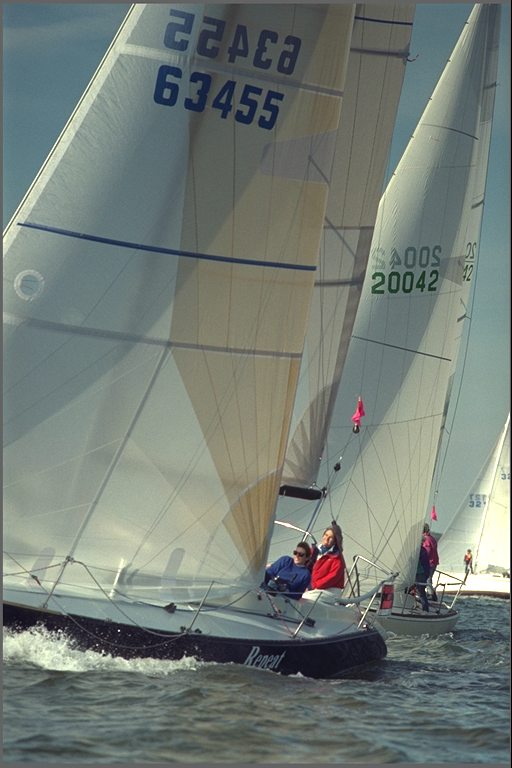
#> input picture images/boat.png, 512 x 768 px, given as the content of the folder Stego, which was not available
$ python attack.py
#> lines starting #> are read from the running program, lines starting #| are printed output that depends on the picture
### image_percent.py
"""HILL-based image capacity estimator (light version).

Replaces the GLCM texture-entropy score (Liao et al., 2021) with a score
derived from the same HILL cost map that the embedder uses.
"""
import numpy as np
from PIL import Image
from scipy import signal


# ----------------------------------------------------------------------
# HILL cost function (Li et al., 2014) -- moved here from main.py so the
# allocator and the embedder use exactly the same costs.
# ----------------------------------------------------------------------
def HILL(image: np.ndarray) -> np.ndarray:
    H = np.array([[-1,  2, -1],
                  [ 2, -4,  2],
                  [-1,  2, -1]], dtype=np.float64)
    L1 = np.ones((3, 3), dtype=np.float64) / (3 ** 2)
    L2 = np.ones((15, 15), dtype=np.float64) / (15 ** 2)

    image = image.astype(np.float64)
    costs = np.abs(signal.convolve2d(image, H, mode="same"))
    costs = signal.convolve2d(costs, L1, mode="same")
    costs = 1.0 / np.maximum(costs, 1e-5)
    costs = signal.convolve2d(costs, L2, mode="same")
    return costs.astype(np.float64)


# [13 lines left out: function payload_bits, not called in this run]


class HillCapacityCalculator:
    """Same interface and output keys as ImageCapacityCalculator."""

    # [52 lines left out: functions __init__, _calibrate_lambda, calculate_image_capacities, not called in this run]

### attack.py
"""Steganalysis module for HILL + STC grayscale stego images.

Implemented attacks only:
  Blind attacks: Chi-Square, RS, Weighted Steganographic, and LSB statistical tests.
  Known-cover attacks: Block-Structure, Change-Map FFT, and HILL Selection-Channel analysis.

Example:
    python attack.py --stego Stego --cover images --out steganalysis_res

Known-cover images must match stego names: stego_<base>.png -> <base>.<ext>.
"""
import argparse
import csv
import glob
import json
import os

import numpy as np
from PIL import Image
from scipy import stats
from scipy.ndimage import uniform_filter
from scipy.signal import convolve2d

from image_percent import HILL

# Heuristic flag thresholds (indicators only; not proof of successful detection).
CHI_P_FLAG = 0.95
RS_P_FLAG = 0.05
WS_P_FLAG = 0.05
LSB_P_FLAG = 0.01
AUC_FLAG = 0.60
FFT_P_FLAG = 0.01
BLOCK_P_FLAG = 0.01

DEFAULT_PERMUTATIONS = 200
DEFAULT_BLOCK_SIZES = (8, 16, 32, 64)


def load_gray(path):
#> called with path = '_only/boat.png'
    return np.array(Image.open(path).convert("L"), dtype=np.uint8)
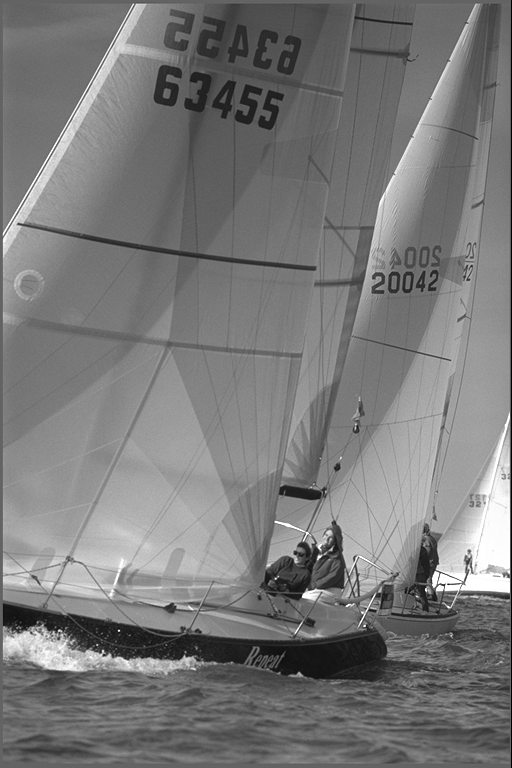
#> returned value: shape (768, 512); min 0, max 255, mean 121.3


def chi_square_attack(x):
    """Westfeld-Pfitzmann chi-square test on pairs (2k, 2k+1)."""
    h = np.bincount(x.ravel(), minlength=256).astype(np.float64)
#> h = 256 values, max 9922 at index 99, min 0 at index 1, mean 1536
    h0, h1 = h[0::2], h[1::2]
#> h0 = 128 values, max 8711 at index 59, min 0 at index 1, mean 1511.8; h1 = 128 values, max 9922 at index 49, min 0 at index 0, mean 1560.2
    expected = (h0 + h1) / 2.0
#> expected = 128 values, max 8060 at index 59, min 0 at index 1, mean 1536
    valid = expected >= 5
    chi = float(np.sum((h0[valid] - expected[valid]) ** 2 / expected[valid]))
#> chi = 13889.2
    df = int(valid.sum()) - 1
#> df = 120
    p = float(stats.chi2.sf(chi, df)) if df > 0 else float("nan")
#> p = 0
    return {"chi2": chi, "chi2_df": df, "chi2_p_embed": p}


def _flip(v, mask):
    out = v.copy()
    for col, mode in enumerate(mask):
        if mode == 1:
            out[:, col] = v[:, col] ^ 1
        elif mode == -1:
            out[:, col] = ((v[:, col] + 1) ^ 1) - 1
    return out


def _rs_counts(groups, mask):
    f0 = np.abs(np.diff(groups, axis=1)).sum(axis=1)
    flipped = _flip(groups, mask)
    f1 = np.abs(np.diff(flipped, axis=1)).sum(axis=1)
    return (f1 > f0).sum() / len(groups), (f1 < f0).sum() / len(groups)


def rs_analysis(x):
    """RS analysis using groups of four horizontal pixels."""
    h, w = x.shape
    groups = x[:, : w // 4 * 4].reshape(-1, 4).astype(np.int32)
    inverted = groups ^ 1
    mask, neg_mask = [0, 1, 1, 0], [0, -1, -1, 0]
    rm, sm = _rs_counts(groups, mask)
#> rm = 0.418; sm = 0.234
    rn, sn = _rs_counts(groups, neg_mask)
#> rn = 0.424; sn = 0.224
    rm1, sm1 = _rs_counts(inverted, mask)
#> rm1 = 0.275; sm1 = 0.356
    rn1, sn1 = _rs_counts(inverted, neg_mask)
#> rn1 = 0.569; sn1 = 0.132
    d0, d_0 = rm - sm, rn - sn
#> d0 = 0.184; d_0 = 0.2
    d1, d_1 = rm1 - sm1, rn1 - sn1
#> d1 = -0.0804; d_1 = 0.437
    a = 2 * (d1 + d0)
#> a = 0.207
    b = d_0 - d_1 - d1 - 3 * d0
#> b = -0.709
    c = d0 - d_0
#> c = -0.0157
    if abs(a) < 1e-12:
        root = -c / b if abs(b) > 1e-12 else float("nan")
    else:
        disc = b * b - 4 * a * c
#> disc = 0.516
        if disc < 0:
            root = float("nan")
        else:
            r1 = (-b + np.sqrt(disc)) / (2 * a)
#> r1 = 3.44
            r2 = (-b - np.sqrt(disc)) / (2 * a)
#> r2 = -0.022
            root = r1 if abs(r1) < abs(r2) else r2
#> root = -0.022
    p = float(root / (root - 0.5)) if np.isfinite(root) and root != 0.5 else float("nan")
#> p = 0.0421
    return {"rs_Rm": rm, "rs_Sm": sm, "rs_R_minus_m": rn, "rs_S_minus_m": sn,
            "rs_p": p, "rs_est_bits": p * x.size if np.isfinite(p) else float("nan")}


def ws_analysis(x):
    """Weighted-stego estimator using a local predictor and variance weights."""
    xf = x.astype(np.float64)
    kernel = np.array([[-1, 2, -1], [2, 0, 2], [-1, 2, -1]], dtype=np.float64) / 4.0
    prediction = convolve2d(xf, kernel, mode="same", boundary="symm")
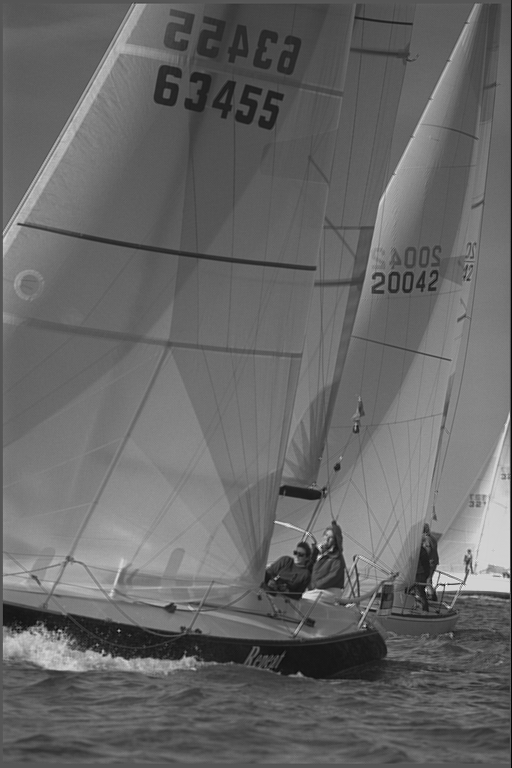
#> prediction: shape (768, 512) float64; min -9.25, max 311.8, mean 121.3; drawn with min black and max white
    variance = uniform_filter(xf ** 2, 3) - uniform_filter(xf, 3) ** 2
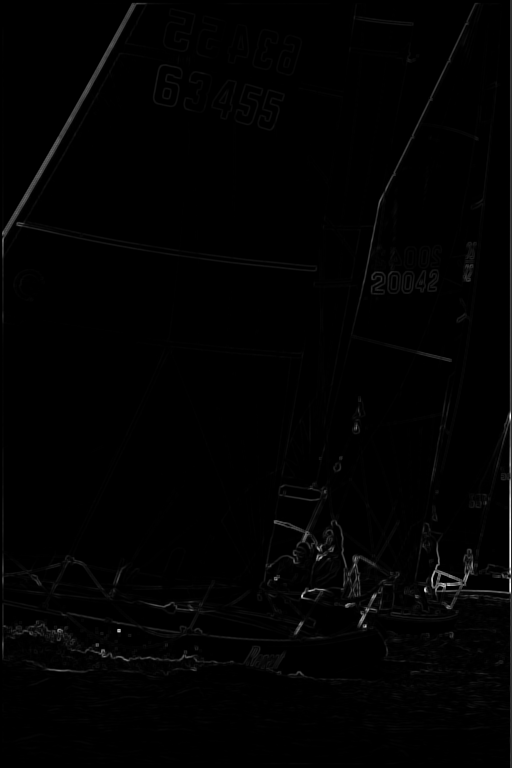
#> variance: shape (768, 512) float64; min -2.11e-10, max 11272.8, mean 110.3; drawn with min black and max white
    weights = 1.0 / (5.0 + variance)
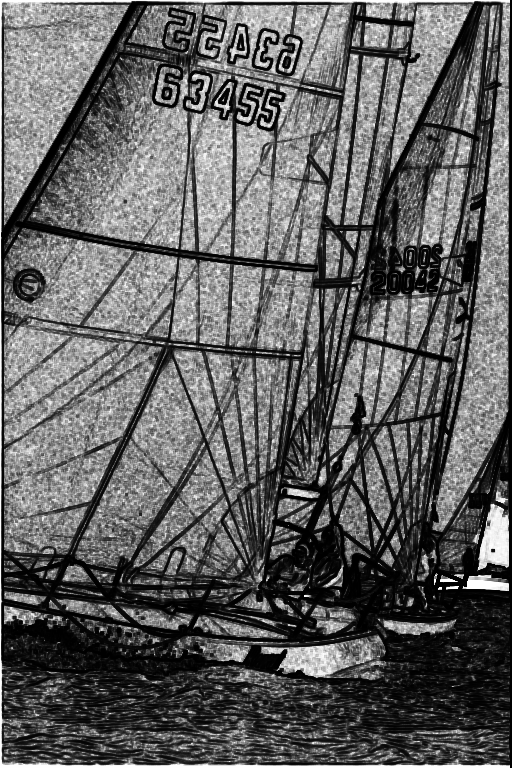
#> weights: shape (768, 512) float64; min 8.87e-05, max 0.2, mean 0.0765; drawn with min black and max white
    flipped = (x ^ 1).astype(np.float64)
    inner = (slice(1, -1), slice(1, -1))
    weights, original, pred, flip = weights[inner], xf[inner], prediction[inner], flipped[inner]
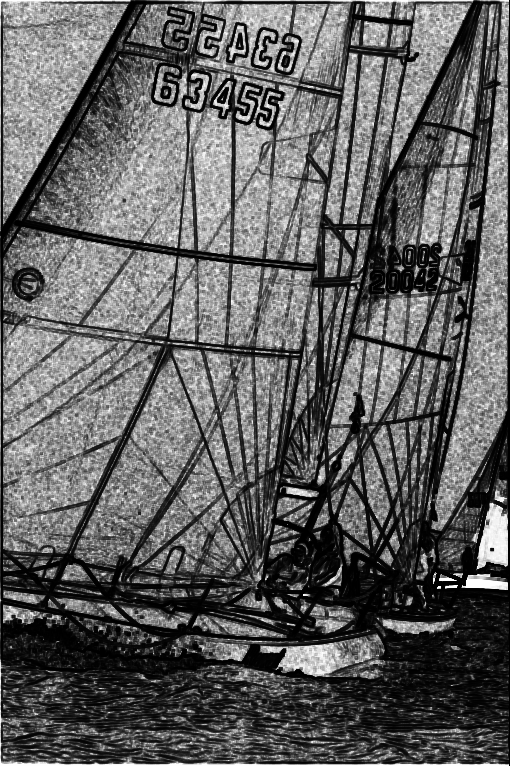
#> weights: shape (766, 510) float64; min 8.87e-05, max 0.2, mean 0.0761; drawn with min black and max white
#> (the rest of the program and of its run is left out)
